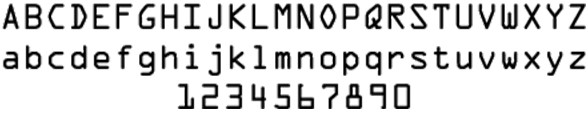
#> input picture Source code/OCR-A.jpg, 588 x 113 px
$ python -i credit_card.py   (imports and definitions only)   (older library calls are emulated)
#> lines starting #> are read from the running program, lines starting #| are printed output that depends on the picture; after the words box and inside, x2 and y2 are one past the last pixel; in counts of white or black regions, pixels touching at a corner belong together
#> further down, picture is the input picture: shape (113, 588, 3); min 0, max 255, mean 216.6
"""
This module defines class that provides credit card recognition.
"""

import numpy
import cv2
from imutils import contours as cntrs


class CreditCard:
    """
    The CreditCard class allows to recognize credit card.
    """

    # Variables with simple values
    OCR_THRESH_VALUE = 30
    OCR_THRESH_MAXVALUE = 255
    CHARACTER_WIDTH = 22
    CHARACTER_HIGH = 34

    def __init__(self):
        """
        Constructor of the CreditCard class.
        """
        self.__recognition_report = []
        self.__source_image = None

    # [13 lines left out: functions __set_ocr_image, __get_ocr_image, not called in this run]

    def __add_file_to_report(self, image):
        """
        Add image to the recognition report.
        :param image: image of credit card.
        """
        self.__recognition_report.append(image)

    # [10 lines left out: function draw_all_contours, not called in this run]

    ocr_image = property(__get_ocr_image)

    # [26 lines left out: functions get_template_characters, ocr_image_filtering, not called in this run]

    def image_filtering(self, image):
        """
        Filter the credit card image.
        :param image: credit card image.
        :return:  filtered image.
        """
        rect_kernel = cv2.getStructuringElement(cv2.MORPH_RECT, (6, 3))
        sq_kernel = cv2.getStructuringElement(cv2.MORPH_RECT, (5, 5))

        self.__source_image = image
        self.__add_file_to_report(image)
        image = cv2.cvtColor(image, cv2.COLOR_BGR2GRAY)
        self.__add_file_to_report(image)
        image = cv2.morphologyEx(image, cv2.MORPH_TOPHAT, rect_kernel)
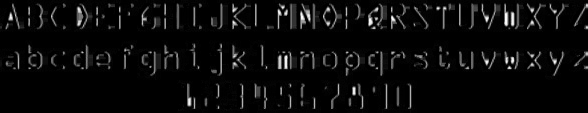
#> image: shape (113, 588); min 0, max 255, mean 11.6
        self.__add_file_to_report(image)

        grad_x = cv2.Sobel(image, ddepth=cv2.CV_32F, dx=1, dy=0, ksize=-1)
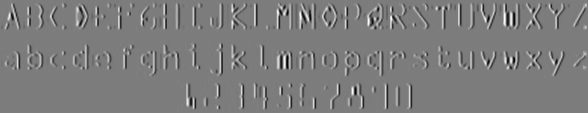
#> grad_x: shape (113, 588) float32; min -3873, max 4035, mean 1.1; drawn with min black and max white
        grad_x = numpy.absolute(grad_x)
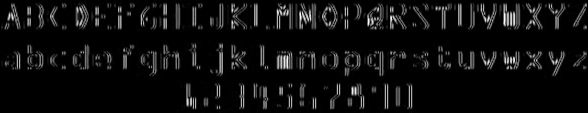
#> grad_x: shape (113, 588) float32; min 0, max 4035, mean 238.1; drawn with min black and max white
        (min_value, max_value) = (numpy.min(grad_x), numpy.max(grad_x))
#> min_value = 0; max_value = 4035
        grad_x = (255 * ((grad_x - min_value) / (max_value - min_value)))
        grad_x = grad_x.astype("uint8")

        grad_x = cv2.morphologyEx(grad_x, cv2.MORPH_CLOSE, rect_kernel)
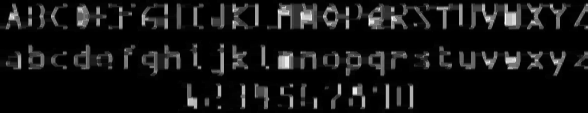
#> grad_x: shape (113, 588); min 0, max 255, mean 20.3
        self.__add_file_to_report(grad_x)
        thresh = cv2.threshold(grad_x, 0, 255, cv2.THRESH_BINARY | cv2.THRESH_OTSU)[1]
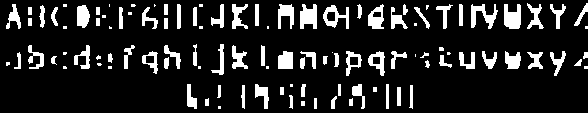
#> thresh: shape (113, 588); 13.9% white; 110 white regions (29 under 20 px), largest, box (x1, y1, x2, y2) and area: (504, 4, 521, 29) 334, (300, 4, 317, 29) 326, (471, 4, 498, 29) 311
        thresh = cv2.morphologyEx(thresh, cv2.MORPH_CLOSE, sq_kernel)
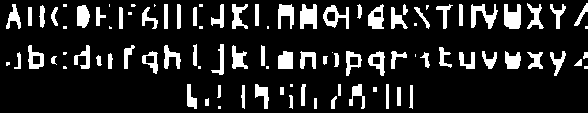
#> thresh: shape (113, 588); 14.4% white; 97 white regions (23 under 20 px), largest, box (x1, y1, x2, y2) and area: (504, 4, 521, 29) 334, (300, 4, 317, 29) 330, (471, 4, 498, 29) 314
        self.__add_file_to_report(thresh)
        return thresh

    # [78 lines left out: functions find_informational_fields, split_informational_fields, recognize_characters, get_recognition_report, not called in this run]

>>> import cv2
>>> picture = cv2.imread('OCR-A.jpg')
>>> result = CreditCard().image_filtering(picture)

$ run again, on Source code/OCR-B.jpg
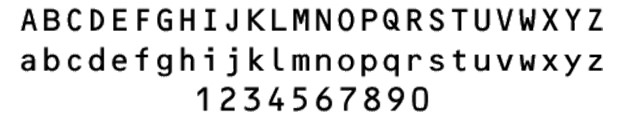
#> input picture Source code/OCR-B.jpg, 624 x 131 px
#> picture is the input picture: shape (131, 624, 3); min 0, max 255, mean 226.7
#> in image_filtering, `grad_x = numpy.absolute(grad_x)`:
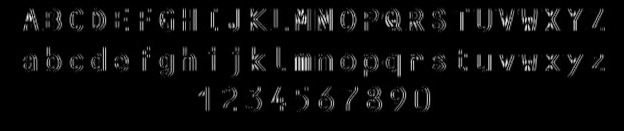
#> grad_x: shape (131, 624) float32; min 0, max 4080, mean 175.2; drawn with min black and max white
#> min_value = 0; max_value = 4080
#> in image_filtering, `thresh = cv2.morphologyEx(thresh, cv2.MORPH_CLOSE, sq_kernel)`:
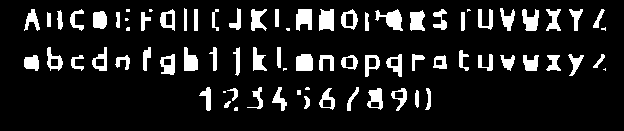
#> thresh: shape (131, 624); 11.6% white; 79 white regions (12 under 20 px), largest, box (x1, y1, x2, y2) and area: (375, 9, 403, 31) 307, (319, 9, 334, 31) 287, (296, 9, 312, 31) 280
